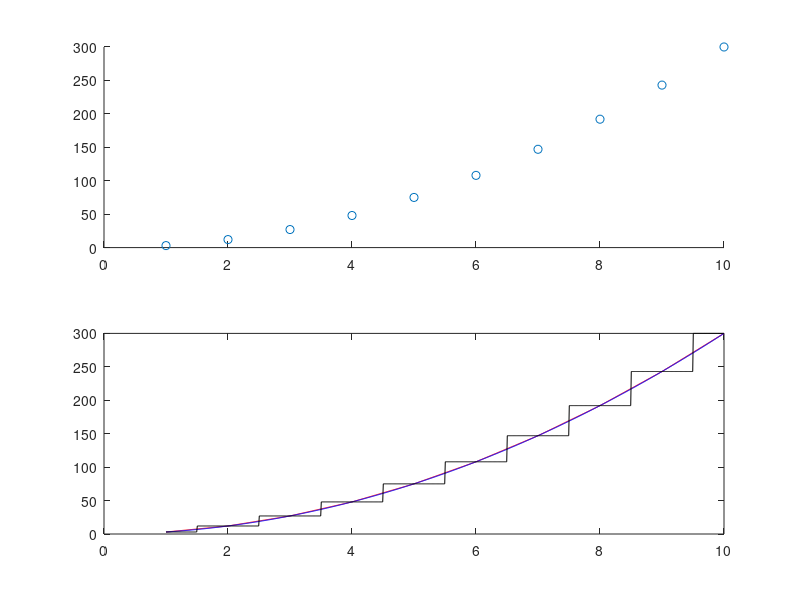
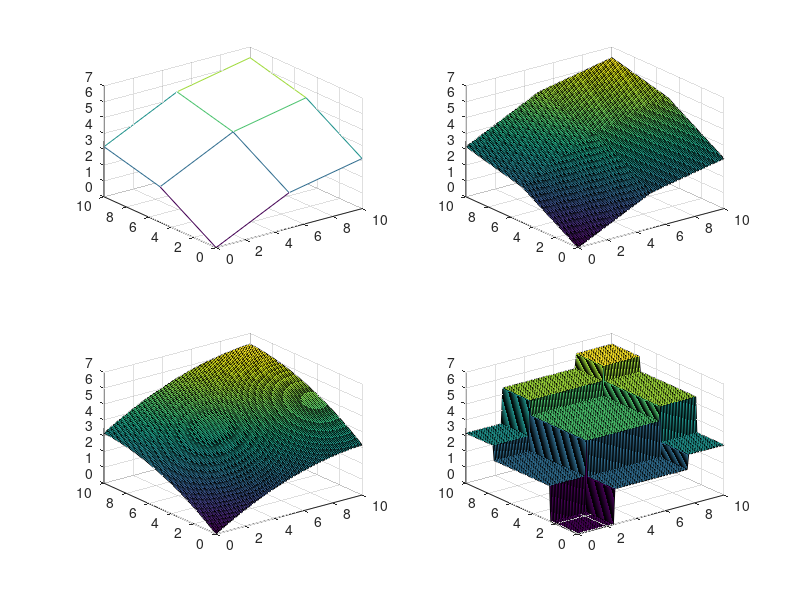

These charts were generated, in order, by the following MATLAB code:
x=linspace(1,10,10);
xq = linspace(1,10,1000);
y= @(x) 3*x.^2;
v=y(x);

figure(1)
subplot(2,1,1)
scatter(x,v)

subplot(2,1,2)
vq=interp1(x,v,xq,"linear");
plot(xq,vq,'r')
hold on

vq=interp1(x,v,xq,"spline");
plot(xq,vq,'b')
hold on

vq=interp1(x,v,xq,"nearest");
plot(xq,vq,'k')
hold off


x=[0,5,10];
y=[0,5,10];
[X,Y]=meshgrid(x,y);

xq=linspace(0,10,100);
yq=linspace(0,10,100);
[Xq,Yq]=meshgrid(xq,yq);

Z = X.^0.5 + Y.^0.5;


figure(2)
subplot(2,2,1)
mesh(X,Y,Z)

subplot(2,2,2)
Zq=interp2(X,Y,Z,Xq,Yq,"linear");
surf(Xq,Yq,Zq)
hold on

subplot(2,2,3)
Zq=interp2(X,Y,Z,Xq,Yq,"spline");
surf(Xq,Yq,Zq)
hold on

subplot(2,2,4)
Zq=interp2(X,Y,Z,Xq,Yq,"nearest");
surf(Xq,Yq,Zq)
hold on



